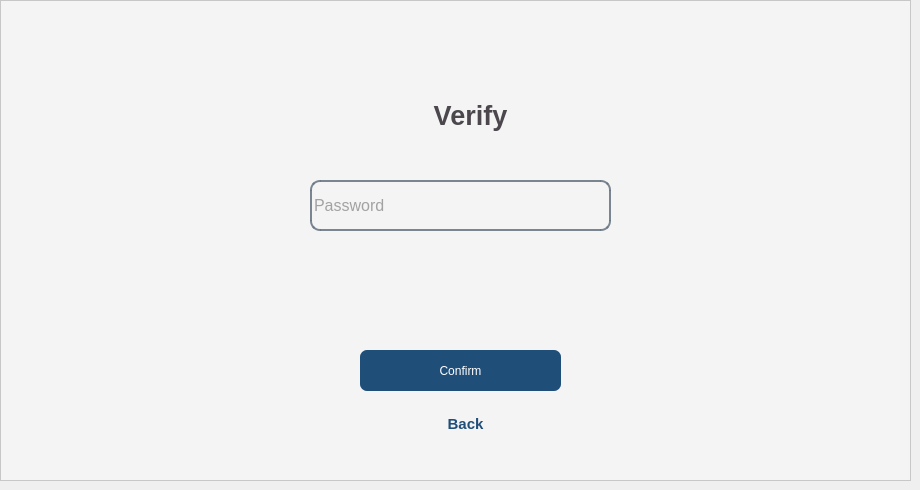
    <widget class="QWidget" name="Verify">
     <widget class="QFrame" name="frame_6">
      <property name="geometry">
       <rect>
        <x>0</x>
        <y>0</y>
        <width>911</width>
        <height>481</height>
       </rect>
      </property>
      <property name="font">
       <font>
        <bold>true</bold>
       </font>
      </property>
      <property name="styleSheet">
       <string notr="true">background-color:rgba(245, 245, 245,210);

                                filter:blur(40px);</string>
      </property>
      <property name="frameShape">
       <enum>QFrame::Shape::StyledPanel</enum>
      </property>
      <property name="frameShadow">
       <enum>QFrame::Shadow::Raised</enum>
      </property>
      <widget class="QLineEdit" name="holder_name_2">
       <property name="geometry">
        <rect>
         <x>310</x>
         <y>180</y>
         <width>301</width>
         <height>51</height>
        </rect>
       </property>
       <property name="font">
        <font>
         <pointsize>12</pointsize>
         <bold>false</bold>
        </font>
       </property>
       <property name="styleSheet">
        <string notr="true">background-color:rgba(0, 0, 0,0);

                                    border:2px solid rgba(105,118,132,225);
                                    color:rgba(63, 63, 63,230);
                                    padding-bottom:1px;
                                    border-radius:10px;</string>
       </property>
       <property name="echoMode">
        <enum>QLineEdit::EchoMode::Password</enum>
       </property>
       <property name="placeholderText">
        <string>Password</string>
       </property>
       <property name="clearButtonEnabled">
        <bool>true</bool>
       </property>
      </widget>
      <widget class="QPushButton" name="continue_6">
       <property name="geometry">
        <rect>
         <x>360</x>
         <y>350</y>
         <width>201</width>
         <height>41</height>
        </rect>
       </property>
       <property name="font">
        <font>
         <fontweight>DemiBold</fontweight>
        </font>
       </property>
       <property name="mouseTracking">
        <bool>true</bool>
       </property>
       <property name="tabletTracking">
        <bool>true</bool>
       </property>
       <property name="styleSheet">
        <string notr="true">
                                    color:rgb(255, 255, 255);
                                    background-color:rgb(31, 78, 121);

                                    border-radius:7px;</string>
       </property>
       <property name="text">
        <string>Confirm</string>
       </property>
      </widget>
      <widget class="QTextEdit" name="back_3">
       <property name="geometry">
        <rect>
         <x>400</x>
         <y>410</y>
         <width>131</width>
         <height>41</height>
        </rect>
       </property>
       <property name="styleSheet">
        <string notr="true">background-color:rgba(0,0,0,0);</string>
       </property>
       <property name="html">
        <string>&lt;!DOCTYPE HTML PUBLIC &quot;-//W3C//DTD HTML 4.0//EN&quot; &quot;http://www.w3.org/TR/REC-html40/strict.dtd&quot;&gt;
&lt;html&gt;&lt;head&gt;&lt;meta name=&quot;qrichtext&quot; content=&quot;1&quot; /&gt;&lt;meta charset=&quot;utf-8&quot; /&gt;&lt;style type=&quot;text/css&quot;&gt;
p, li { white-space: pre-wrap; }
hr { height: 1px; border-width: 0; }
li.unchecked::marker { content: &quot;\2610&quot;; }
li.checked::marker { content: &quot;\2612&quot;; }
&lt;/style&gt;&lt;/head&gt;&lt;body style=&quot; font-family:'Noto Sans'; font-size:10pt; font-weight:400; font-style:normal;&quot;&gt;
&lt;p align=&quot;center&quot; style=&quot; margin-top:0px; margin-bottom:0px; margin-left:0px; margin-right:0px; -qt-block-indent:0; text-indent:0px;&quot;&gt;&lt;span style=&quot; font-family:'Segoe UI'; font-size:11pt; font-weight:700; color:#1f4e79;&quot;&gt;Back&lt;/span&gt;&lt;/p&gt;&lt;/body&gt;&lt;/html&gt;</string>
       </property>
      </widget>
      <widget class="QTextEdit" name="Sendmoney_txt_2">
       <property name="geometry">
        <rect>
         <x>300</x>
         <y>80</y>
         <width>341</width>
         <height>61</height>
        </rect>
       </property>
       <property name="styleSheet">
        <string notr="true">background-color:rgba(255, 235, 59,0);
                                    text-color:rgba(245, 245, 245,210);</string>
       </property>
       <property name="readOnly">
        <bool>true</bool>
       </property>
       <property name="html">
        <string>&lt;!DOCTYPE HTML PUBLIC &quot;-//W3C//DTD HTML 4.0//EN&quot; &quot;http://www.w3.org/TR/REC-html40/strict.dtd&quot;&gt;
&lt;html&gt;&lt;head&gt;&lt;meta name=&quot;qrichtext&quot; content=&quot;1&quot; /&gt;&lt;meta charset=&quot;utf-8&quot; /&gt;&lt;style type=&quot;text/css&quot;&gt;
p, li { white-space: pre-wrap; }
hr { height: 1px; border-width: 0; }
li.unchecked::marker { content: &quot;\2610&quot;; }
li.checked::marker { content: &quot;\2612&quot;; }
&lt;/style&gt;&lt;/head&gt;&lt;body style=&quot; font-family:'Noto Sans'; font-size:10pt; font-weight:400; font-style:normal;&quot;&gt;
&lt;p style=&quot; margin-top:0px; margin-bottom:0px; margin-left:0px; margin-right:0px; -qt-block-indent:0; text-indent:0px;&quot;&gt;                                    &lt;/p&gt;
&lt;p align=&quot;center&quot; style=&quot; margin-top:0px; margin-bottom:0px; margin-left:0px; margin-right:0px; -qt-block-indent:0; text-indent:0px;&quot;&gt;&lt;span style=&quot; font-family:'Segoe UI'; font-size:20pt; font-weight:700; color:#4b474d;&quot;&gt;Verify&lt;/span&gt;&lt;/p&gt;&lt;/body&gt;&lt;/html&gt;</string>
       </property>
      </widget>
     </widget>
    </widget>
